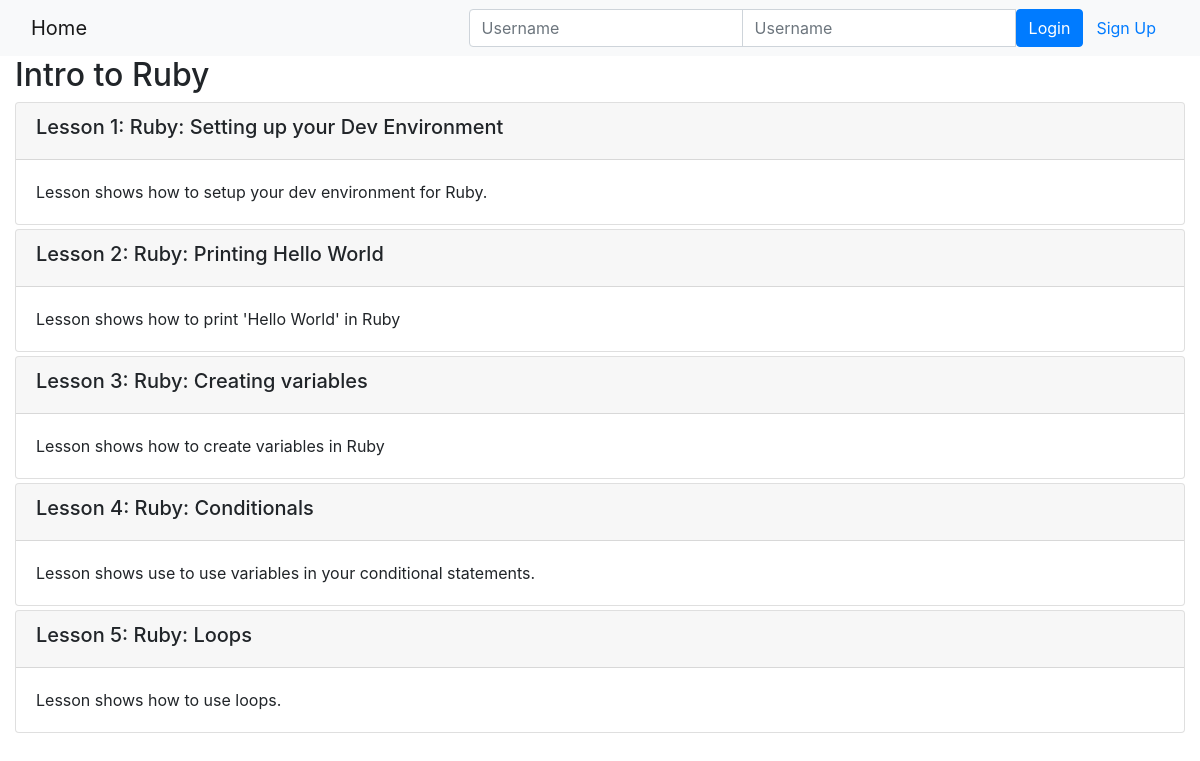
The page /onlinecourse/2/ on the database its author committed.
### onlinecourse/models.py (models this page shows, shortened)
class Course(models.Model):
    name = models.CharField(null=False, max_length=30, default='online course')
    image = models.ImageField(upload_to='course_images/')
    description = models.CharField(max_length=1000)
    pub_date = models.DateField(null=True)
    instructors = models.ManyToManyField(Instructor)
    users = models.ManyToManyField(settings.AUTH_USER_MODEL, through='Enrollment')
    total_enrollment = models.IntegerField(default=0)
    is_enrolled = False

class Lesson(models.Model):
    title = models.CharField(max_length=200, default="title")
    order = models.IntegerField(default=0)
    course = models.ForeignKey(Course, on_delete=models.CASCADE)
    content = models.TextField()

### onlinecourse/views.py (the view)
# urls.py: path('<int:pk>/', views.CourseDetailView.as_view(), name='course_details'),
class CourseDetailView(generic.DetailView):
    model = Course
    template_name = 'onlinecourse/course_detail_bootstrap.html'

### onlinecourse/templates/onlinecourse/course_detail_bootstrap.html (shortened to what this page needs)
<!DOCTYPE html>
<html lang="en">
<head>
     {% load static %}
    <link rel="stylesheet" href="https://maxcdn.bootstrapcdn.com/bootstrap/4.5.2/css/bootstrap.min.css">
</head>
<body>
    <nav class="navbar navbar-light bg-light">
        <div class="container-fluid">
            <div class="navbar-header">
                  <a class="navbar-brand" href="{% url 'onlinecourse:index' %}">Home</a>
            </div>
            <ul class="nav navbar-nav navbar-right">
                {% if user.is_authenticated %}
                <li>
                    <a class="btn btn-link" href="#">{{ user.first_name }}({{ user.username }})</a>
                    <a class="btn btn-link" href="{% url 'onlinecourse:logout' %}">Logout</a>
                </li>
                {% else %}
                <li>
                    <form class="form-inline" action="{% url 'onlinecourse:login' %}" method="post">
                        <div class="input-group">
                            <input type="text" class="form-control" placeholder="Username" name="username" >
                            <input type="password" class="form-control" placeholder="Username" name="psw" >
                            <button class="btn btn-primary" type="submit">Login</button>
                            <a class="btn btn-link" href="{% url 'onlinecourse:registration' %}">Sign Up</a>
                        </div>
                    </form>
                </li>
                {% endif %}
            </ul>
        </div>
    </nav>
    <div class="container-fluid">
        <h2>{{ course.name }}</h2>
        <div class="card-columns-vertical">
            {% for lesson in course.lesson_set.all %}
                <div class="card mt-1">
                    <div class="card-header"><h5>Lesson {{lesson.order|add:1}}: {{lesson.title}}</h5></div>
                    <div class="card-body">{{lesson.content}}</div>
                </div>
            {% endfor %}
        </div>
    </div>
</body>
</html>

### rows shown on the page
Course: name "Intro to Ruby"
Lesson: order|add "1", title "Ruby: Setting up your Dev Environment", content "Lesson shows how to setup your dev environment for Ruby."
Lesson: order|add "2", title "Ruby: Printing Hello World", content "Lesson shows how to print 'Hello World' in Ruby"
Lesson: order|add "3", title "Ruby: Creating variables", content "Lesson shows how to create variables in Ruby"
Lesson: order|add "4", title "Ruby: Conditionals", content "Lesson shows use to use variables in your conditional statements."
Lesson: order|add "5", title "Ruby: Loops", content "Lesson shows how to use loops."
